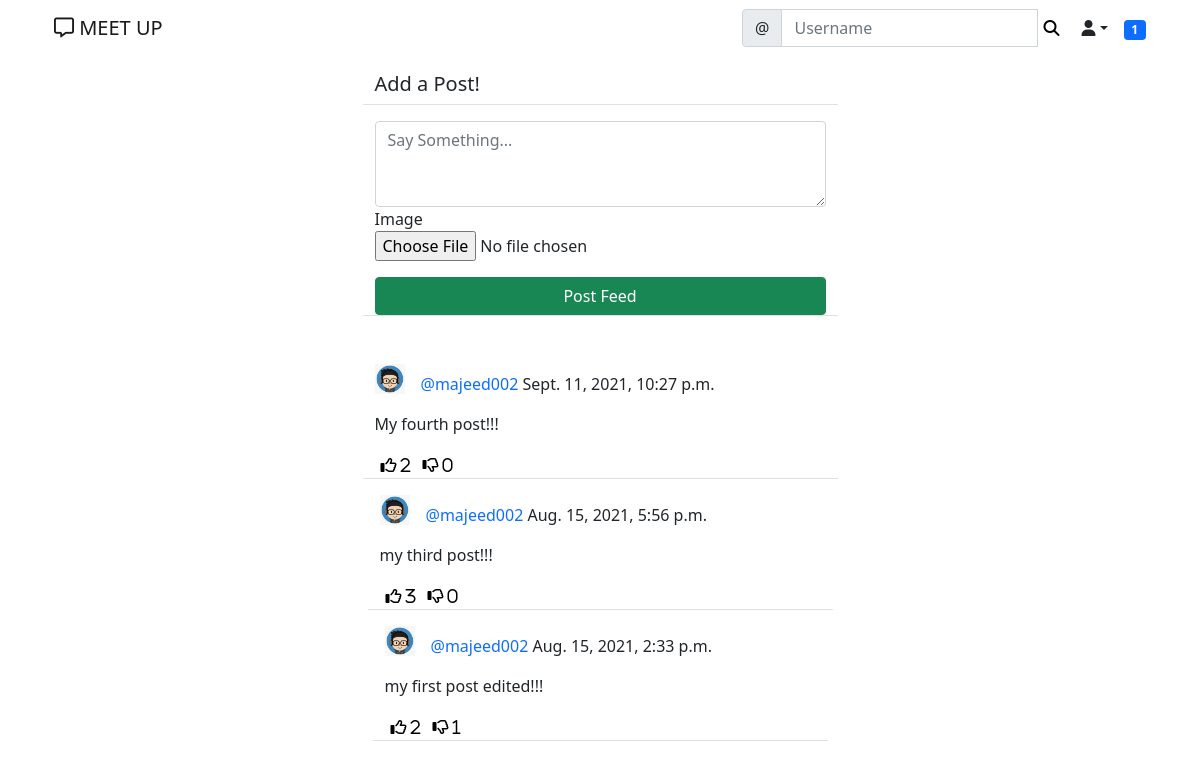
/meet/ (signed in), run on the app's committed database.
### meet/models.py (models this page shows)
class Post(models.Model):
    body = models.TextField()
    image = models.ImageField(upload_to='uploads/post_photos', blank=True, null=True)
    created_on = models.DateTimeField(default=timezone.now)
    author = models.ForeignKey(User, on_delete=models.CASCADE)
    likes = models.ManyToManyField(User, blank=True, related_name='likes')
    dislikes = models.ManyToManyField(User, blank=True, related_name='dislikes')

class UserProfile(models.Model):
	user = models.OneToOneField(User, primary_key=True, verbose_name='user', related_name='profile', on_delete=models.CASCADE)
	name = models.CharField(max_length=30, blank=True, null=True)
	bio = models.TextField(max_length=500, blank=True, null=True)
	interest = models.CharField(max_length=100, blank=True, null=True)
	birth_date =models.DateField(null=True, blank=True)
	location = models.CharField(max_length=100, blank=True, null=True)
	picture = models.ImageField(upload_to='uploads/profile_pictures', default='uploads/profile_pictures/default.png', blank=True)
	followers = models.ManyToManyField(User, blank=True, related_name='followers')

### meet/views.py (the view, shortened to what this page needs)
# urls.py: path('', PostListView.as_view(), name='post_list'),
class PostListView(LoginRequiredMixin, View):
    def get(self, request, *args, **kwargs):
        logged_in_user = request.user
        posts = Post.objects.filter(
            author__profile__followers__in=[logged_in_user.id]
        ).order_by('-created_on')
        form = PostForm()
        context = {
            'post_list': posts,
            'form' : form,
        }
        return render(request, 'meet/post_list.html', context)

### meet/forms.py
class PostForm(forms.ModelForm):
    body = forms.CharField(
        label='',
        widget=forms.Textarea(
            attrs={'rows': '3',
                   'placeholder': 'Say Something...'}
        ))
    image = forms.ImageField(required=False)
    class Meta:
        model = Post
        fields = ['body', 'image']

### landing/templatetags/custom_tags.py (called while the page is built)
@register.inclusion_tag('meet/show_notifications.html', takes_context=True)
def show_notifications(context):
	request_user = context['request'].user
	notifications = Notification.objects.filter(to_user=request_user).exclude(user_has_seen=True).order_by('-date')
	return {'notifications': notifications}

### meet/templates/meet/post_list.html (shortened to what this page needs)
{% extends 'landing/base.html' %}
{% load crispy_forms_tags %}
{% block content %}
<div class="container">
    <div class="row justify-content-center mt-3 ">
        <div class="col-md-5 col-sm-12 border-bottom">
            <h5>Add a Post!</h5>
        </div>
    </div>
    <div class="row justify-content-center mt-3 mb-5 ">
        <div class="col-md-5 col-sm-12 border-bottom">
            <form method="POST" enctype="multipart/form-data">
                {{ form | crispy }}
                <div class="d-grid gap-2">
                    <button class="btn btn-success mt-3">Post Feed</button>
                </div>
            </form>
        </div>
    </div>
    {% for post in post_list %}
    <div class="row justify-content-center mt-3 ">
        <div class="col-md-5 col-sm-12 border-bottom position-relative">
            <div>
                <a href="{% url 'profile' post.author.profile.pk %}">
                    <img class="round-circle post-img" height="30" width="30" src="{{ post.author.profile.picture.url }}" />
                </a>
                <p class="post-text">
                    <a class="text-primary post-link" href="{% url 'profile' post.author.profile.pk %}">@{{ post.author }}</a> {{ post.created_on }}
                </p>
            </div>
            <div class="position-relative">
                <p>{{ post.body }}</p>
            </div>
            <div class="d-flex flex-row">
                <form method="POST" action="{% url 'like' post.pk %}">
                    <button class="remove-default-btn" type="submit">
                        <i class="far fa-thumbs-up"> <span>{{ post.likes.all.count }}</span></i>
                    </button>
                </form>
                <form method="POST" action="{% url 'dislike' post.pk %}">
                    <button class="remove-default-btn" type="submit">
                        <i class="far fa-thumbs-down"> <span>{{ post.dislikes.all.count }}</span></i>
                    </button>
                </form>
        </div>
    </div>
    {% endfor %}
</div>
{% endblock content %}

### static/main.css (style rules this page uses)
.remove-default-btn { background-color: transparent; border: none; box-shadow: none; }
.post-link { text-decoration: none; }
.post-text { padding-top: 0.5rem; }
.post-img { float: left; margin-right: 1rem; }

### data on the page
Post: author.profile.picture (picture), author "majeed002", created_on "Sept. 11, 2021, 10:27 p.m.", body "My fourth post!!!", likes.all.count "2", dislikes.all.count "0"
Post: author.profile.picture (picture), author "majeed002", created_on "Aug. 15, 2021, 5:56 p.m.", body "my third post!!!", likes.all.count "3", dislikes.all.count "0"
Post: author.profile.picture (picture), author "majeed002", created_on "Aug. 15, 2021, 2:33 p.m.", body "my first post edited!!!", likes.all.count "2", dislikes.all.count "1"

### other printed values
{{ notifications.count }} "1"
